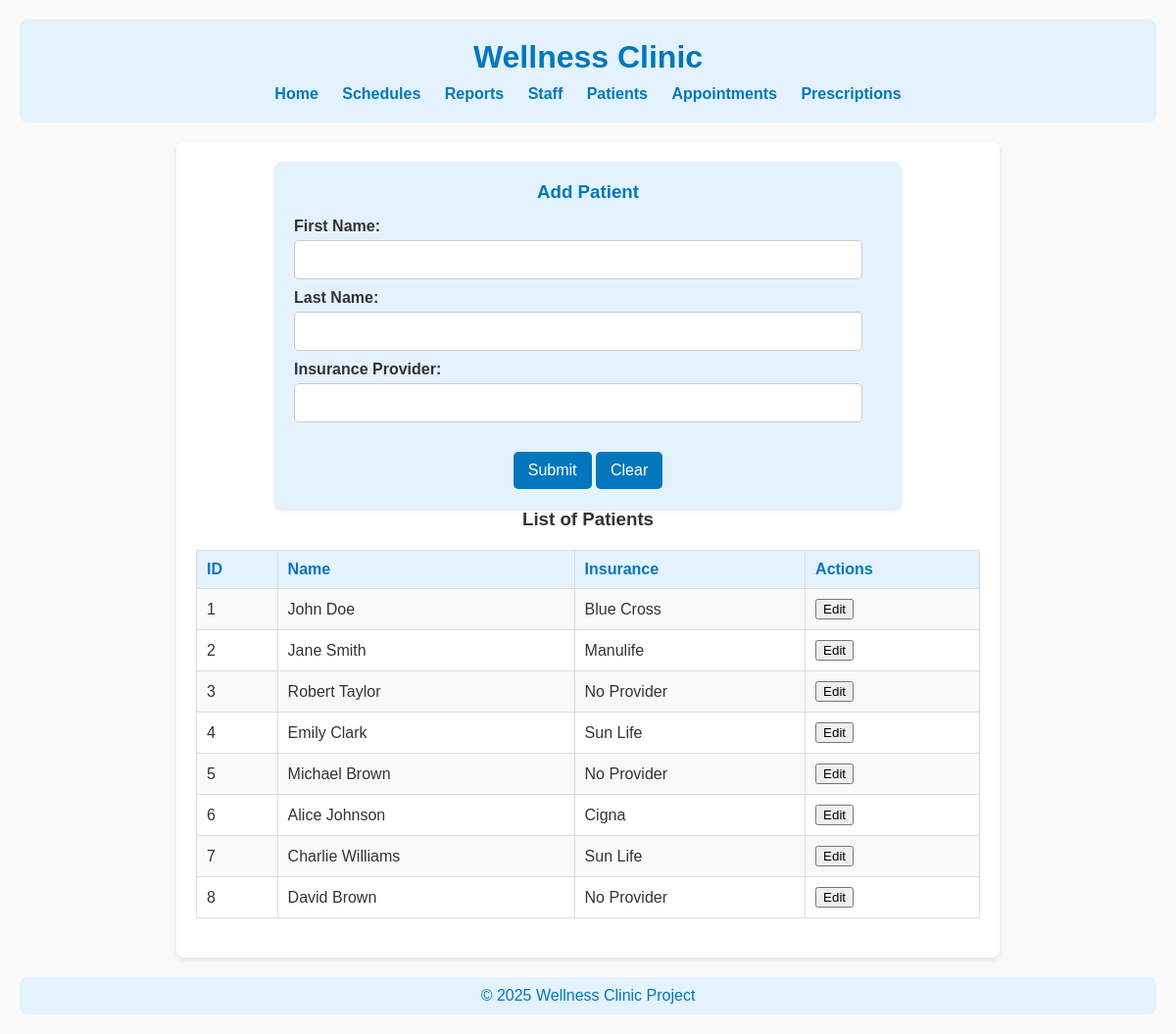
Screenshot of /views/patients.php with the database file from the repository.
### tables this page shows
CREATE TABLE patients (
    patient_id INTEGER PRIMARY KEY AUTOINCREMENT,
    first_name TEXT NOT NULL,
    last_name TEXT NOT NULL,
    insurance_provider TEXT NULL
);

### includes/db-classes.inc.php (called while the page is built, shortened)
<?php
class DatabaseHelper
{
    public static function runQuery($connection, $sql, $parameters = null)
    {
        try {
            $statement = null;
            if ($parameters !== null) {
                if (!is_array($parameters)) $parameters = [$parameters];
                $statement = $connection->prepare($sql);
                $executedOk = $statement->execute($parameters);
                if (!$executedOk) throw new PDOException;
            } else {
                $statement = $connection->query($sql);
            }
            return $statement;
        } catch (PDOException $e) {
            error_log("Database Error: " . $e->getMessage());
            return null;
        }
    }
}
class PatientDB
{
    private $pdo;
    private static $baseSQL =
    "SELECT *
                FROM patients";
    public function __construct($connection)
    {
        $this->pdo = $connection;
    }
    public function getAll()
    {
        $sql = self::$baseSQL;
        $statement = DatabaseHelper::runQuery($this->pdo, $sql, null);
        return $statement->fetchAll();
    }
}

### views/patients.php (the view, shortened to what this page needs)
<?php
require_once "../includes/db-classes.inc.php";
$conn = DatabaseHelper::createConnection(DBCONNSTRING);
$patientDB = new PatientDB($conn);
$patients = [];
try {
    $patients = $patientDB->getAll();
} catch (Exception $e) {
    $message = "<p style='color:red;'>{$e->getMessage()}</p>";
}
function generatePatientForm()
{
    return <<<HTML
    <form method="POST">
        <h3>Add Patient</h3>
        <label for="first_name">First Name:</label>
        <input type="text" id="first_name" name="first_name" required>
        <label for="last_name">Last Name:</label>
        <input type="text" id="last_name" name="last_name" required>
        <label for="insurance_provider">Insurance Provider:</label>
        <input type="text" id="insurance_provider" name="insurance_provider">
        <div class="button-group">
            <button type="submit" name="add_patient">Submit</button>
            <button type="reset">Clear</button>
        </div>
    </form>
HTML;
}
function generatePatientTable($patients)
{
    $output = "<section><h3>List of Patients</h3>";
    $output .= "<table border='1'>
                <tr>
                    <th>ID</th>
                    <th>Name</th>
                    <th>Insurance</th>
                    <th>Actions</th>
                </tr>";
    foreach ($patients as $patient) {
        $patientId = $patient['patient_id'];
        $insuranceProvider = !empty($patient['insurance_provider']) ? $patient['insurance_provider'] : "No Provider";
        $output .= "<tr>
                        <td>{$patientId}</td>
                        <td>{$patient['first_name']} {$patient['last_name']}</td>
                        <td>{$insuranceProvider}</td>
                        <td>
                            <button onclick=\"openModal('editModal{$patientId}')\">Edit</button>
                        </td>
                    </tr>";
        $output .= generateEditModal($patient);
    }
    $output .= "</table></section>";
    return $output;
}
function generateEditModal($patient)
{
    $patientId = $patient['patient_id'];
    $firstName = htmlspecialchars($patient['first_name']);
    $lastName = htmlspecialchars($patient['last_name']);
    $insuranceProvider = htmlspecialchars($patient['insurance_provider'] ?? 'No Provider');
    return <<<HTML
    <div id="editModal{$patientId}" class="modal">
        <div class="modal-content">
            <span onclick="closeModal('editModal{$patientId}')" class="close">&times;</span>
            <h2>Edit Patient</h2>
            <form method="POST">
                <input type="hidden" name="patient_id" value="{$patientId}">
                <div class="form-group">
                    <label for="first_name_{$patientId}">First Name:</label>
                    <input type="text" id="first_name_{$patientId}" name="first_name" value="{$firstName}" required>
                </div>
                <div class="form-group">
                    <label for="last_name_{$patientId}">Last Name:</label>
                    <input type="text" id="last_name_{$patientId}" name="last_name" value="{$lastName}" required>
                </div>
                <div class="form-group">
                    <label for="insurance_provider_{$patientId}">Insurance Provider:</label>
                    <input type="text" id="insurance_provider_{$patientId}" name="insurance_provider" value="{$insuranceProvider}">
                </div>
                <div class="button-group">
                    <button type="submit" name="update_patient">Update</button>
                    <button type="submit" name="delete_patient" style="background-color: red;">Delete</button>
                </div>
            </form>
        </div>
    </div>
HTML;
}
?>
<!DOCTYPE html>
<html lang="en">
<head>
    <link rel="stylesheet" href="../css/styles.css">
</head>
<body>
    <header>
        <h1>Wellness Clinic</h1>
        <nav>
            <ul>
                <li><a href="<?php echo BASE_URL; ?>/index.php">Home</a></li>
                <li><a href="<?php echo BASE_URL; ?>/views/schedule.php">Schedules</a></li>
                <li><a href="<?php echo BASE_URL; ?>/views/reports.php">Reports</a></li>
                <li><a href="<?php echo BASE_URL; ?>/views/staff.php">Staff</a></li>
                <li><a href="<?php echo BASE_URL; ?>/views/patients.php">Patients</a></li>
                <li><a href="<?php echo BASE_URL; ?>/views/appointments.php">Appointments</a></li>
                <li><a href="<?php echo BASE_URL; ?>/views/prescription.php">Prescriptions</a></li>
            </ul>
        </nav>
    </header>
    <main>
        <?= generatePatientForm(); ?>
        <?= generatePatientTable($patients); ?>
    </main>
    <footer>
        <p>&copy; <?php echo date("Y"); ?> Wellness Clinic Project</p>
    </footer>
</body>
</html>

### css/styles.css (style rules this page uses)
body, h1, h3, p, ul, li, table { margin: 0; padding: 0; box-sizing: border-box; }
body { font-family: Arial, sans-serif; background-color: #f9f9f9; color: #333; text-align: center; padding: 20px; }
header { background-color: #e3f2fd; padding: 20px; margin-bottom: 20px; border-radius: 8px; }
header h1 { color: #0277bd; font-size: 2rem; margin-bottom: 10px; }
header nav ul { list-style: none; padding: 0; }
header nav ul li { display: inline; margin: 0 10px; }
header nav ul li a { text-decoration: none; color: #0277bd; font-weight: bold; }
main { background-color: #ffffff; padding: 20px; border-radius: 8px; box-shadow: 0 2px 4px rgba(0, 0, 0, 0.1); max-width: 800px; margin: 0 auto; }
main table { width: 100%; border-collapse: collapse; margin: 20px 0; }
main table th, main table td { border: 1px solid #ddd; padding: 10px; text-align: left; }
main table th { background-color: #e3f2fd; color: #0277bd; }
main table tr:nth-child(even) { background-color: #f9f9f9; }
footer { margin-top: 20px; padding: 10px; background-color: #e3f2fd; border-radius: 8px; color: #0277bd; }

### views/patients.php (style rules this page uses)
form { background-color: #e3f2fd; padding: 20px; border-radius: 8px; margin-bottom: 20px; box-shadow: 0 2px 4px rgba(0, 0, 0, 0.1); max-width: 600px; margin: 0 auto; text-align: left; }
form h3 { color: #0277bd; text-align: center; margin-bottom: 15px; }
form label { font-weight: bold; margin-top: 10px; display: block; color: #333; }
form input, form select { width: 100%; padding: 10px; margin-top: 5px; border: 1px solid #ccc; border-radius: 5px; font-size: 1rem; }
form input, form select { width: calc(100% - 20px); padding: 10px; margin-top: 5px; border: 1px solid #ccc; border-radius: 5px; font-size: 1rem; box-sizing: border-box; }
form button { background-color: #0277bd; color: white; border: none; padding: 10px 15px; border-radius: 5px; cursor: pointer; font-size: 1rem; margin-top: 15px; transition: background-color 0.3s ease; display: inline-block; }
form .button-group { text-align: center; margin-top: 15px; }

### rows the page displays
patients: patient_id "1", first_name "John", last_name "Doe", insurance_provider "Blue Cross"
patients: patient_id "2", first_name "Jane", last_name "Smith", insurance_provider "Manulife"
patients: patient_id "3", first_name "Robert", last_name "Taylor", insurance_provider "No Provider"
patients: patient_id "4", first_name "Emily", last_name "Clark", insurance_provider "Sun Life"
patients: patient_id "5", first_name "Michael", last_name "Brown", insurance_provider "No Provider"
patients: patient_id "6", first_name "Alice", last_name "Johnson", insurance_provider "Cigna"
patients: patient_id "7", first_name "Charlie", last_name "Williams", insurance_provider "Sun Life"
patients: patient_id "8", first_name "David", last_name "Brown", insurance_provider "No Provider"
